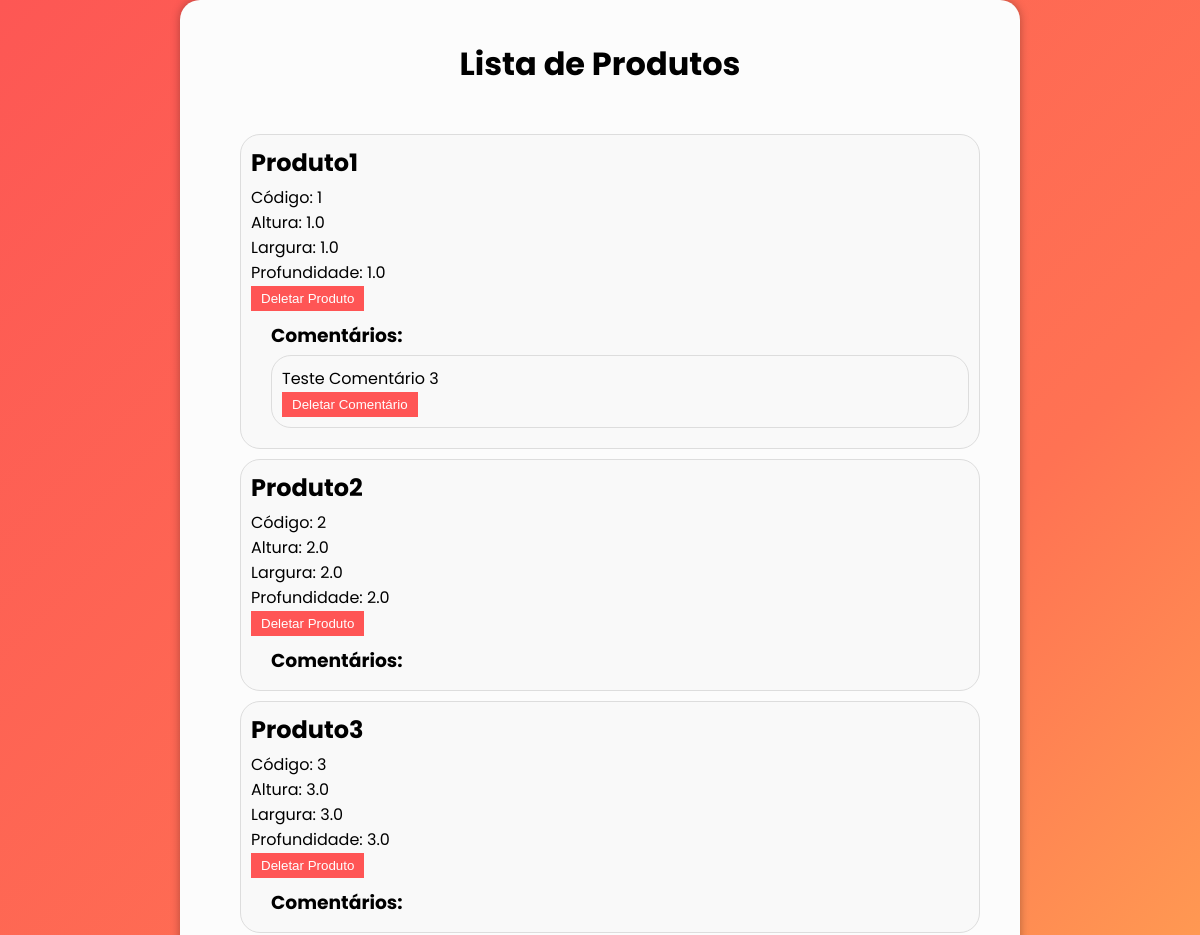
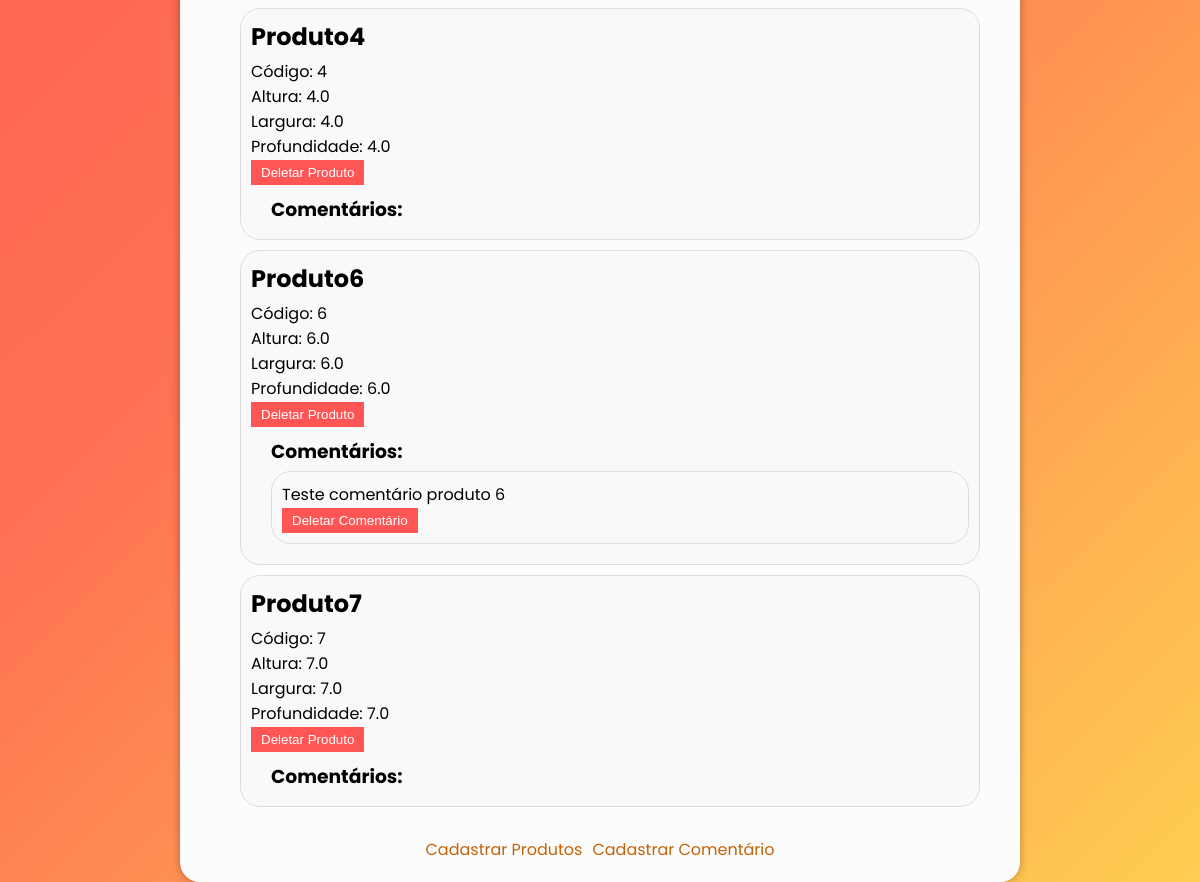
The app's page /exibir_produto/, older data (2 pictures, top to bottom).
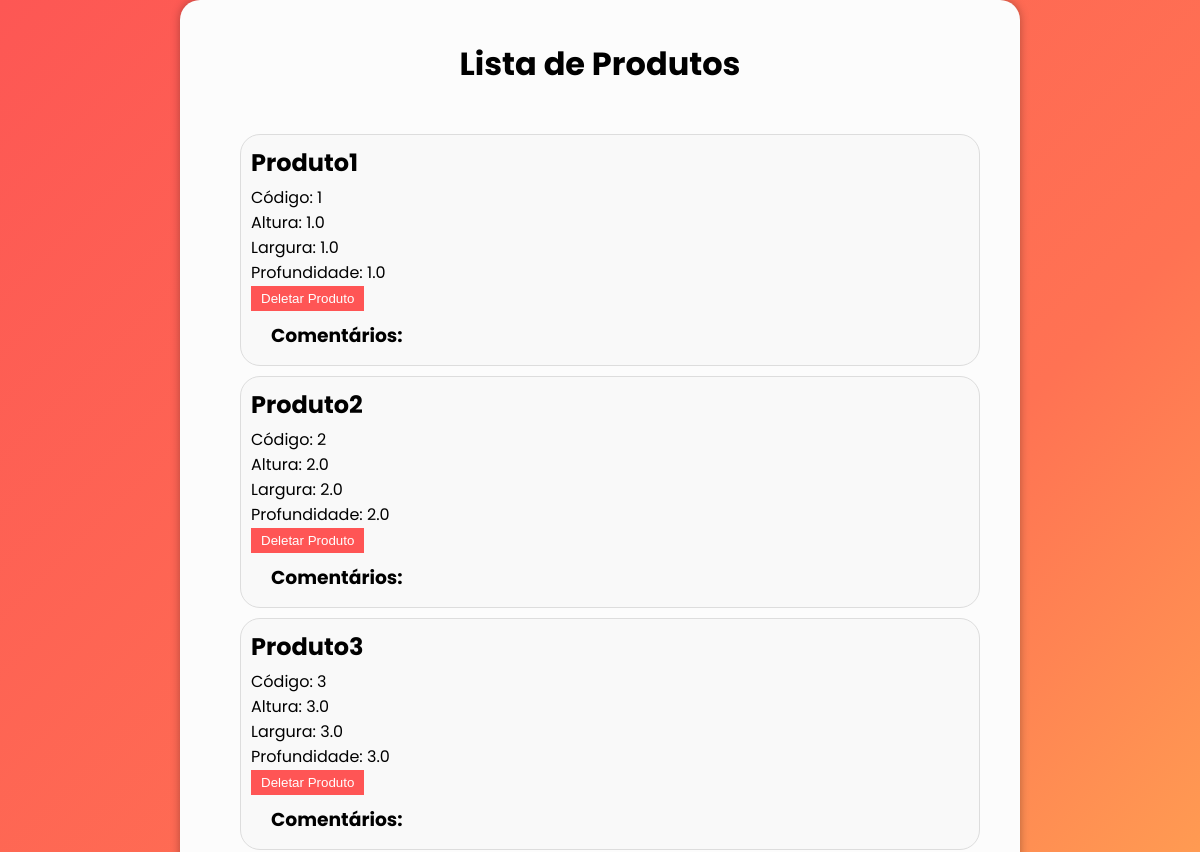
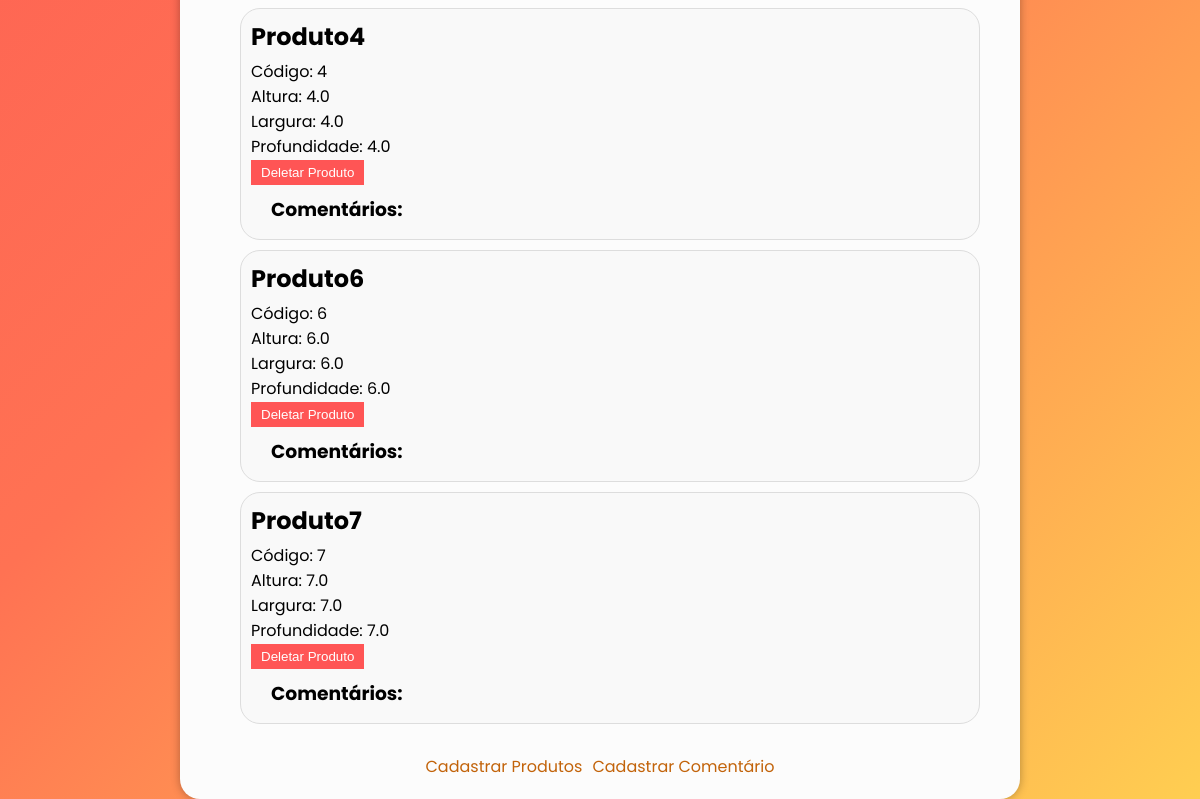
The same page, newer data (2 pictures, top to bottom).
### cadastro_produtos/models.py (models this page shows, shortened)
class Produto(models.Model):
    codigo = models.CharField(max_length=50, unique=True)
    nome = models.CharField(max_length=100)
    altura = models.FloatField()
    largura = models.FloatField()
    profundidade = models.FloatField()

class Comentario(models.Model):
    produto = models.ForeignKey(Produto, on_delete=models.CASCADE, related_name='comentarios')
    texto = models.TextField()

### cadastro_produtos/views.py (the view)
# urls.py: path('exibir_produto/', views.exibir_produto, name='exibir_produto'),
def exibir_produto(request):
    produtos = Produto.objects.all()
    return render(request, 'cadastro_produtos/exibir_produto.html', {'produtos': produtos})

### cadastro_produtos/templates/cadastro_produtos/exibir_produto.html (shortened to what this page needs)
{% load static %}
<!DOCTYPE html>
<html lang="pt-BR">
  <head>
    <link rel="stylesheet" href="{% static 'css/exibir_produtos.css' %}" />
  </head>
  <body>
    <div class="template-fundo">
      <h1>Lista de Produtos</h1>
      <div class="lista">
        <ul>
          {% if produtos %} {% for produto in produtos %}
          <li>
            <h2>{{ produto.nome }}</h2>
            <p>Código: {{ produto.codigo }}</p>
            <p>Altura: {{ produto.altura }}</p>
            <p>Largura: {{ produto.largura }}</p>
            <p>Profundidade: {{ produto.profundidade }}</p>
            <form method="post" action="{% url 'deletar_produto' produto.id %}">
              <button type="submit">Deletar Produto</button>
            </form>
            <ul>
              <h3>Comentários:</h3>
              {% for comentario in produto.comentarios.all %}
              <li>
                {{ comentario.texto }}
                <form
                  method="post"
                  action="{% url 'deletar_comentario' comentario.id %}"
                >
                  <button type="submit">Deletar Comentário</button>
                </form>
              </li>
              {% endfor %}
            </ul>
          </li>
          {% endfor %} {% else %}
          <p>Produto Inexistente</p>
          {% endif %}
        </ul>
      </div>
      <div class="links">
        <a href="{% url 'produto' %}">Cadastrar Produtos</a>
        <a href="{% url 'comentario' produto_id=1 %}">Cadastrar Comentário</a>
      </div>
    </div>
  </body>
</html>

Row changes from the older to the newer data that the page shows:
removed Comentario: texto "Teste Comentário 3", shown under Produto "Produto1"
removed Comentario: texto "Teste comentário produto 6", shown under Produto "Produto6"
